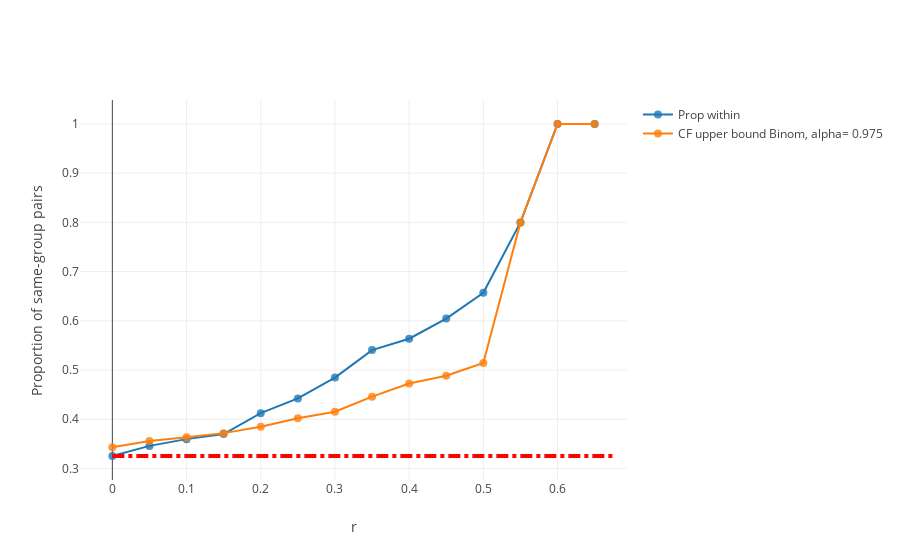

Here is the notebook cell this chart was saved with:
### Markdown cell above
### IV. Related pairs Within and Across groups


In this section we will see about getting something more linear out pairs of related individuals across groups.

We'll refer back to the matrix of pairwise genetic distances and do the following:

For increasing values of *r* we will plot the proportion of pairs of individuals equally or more related to that that fall within the same group.

Also, we will plot the 95% confidence interval for that estimate along the value of r. This is important because that interval will expand as the number of individuals decreases.

The function used will be the `scipy.stats.binom.interval(quantile,n,prob)`

### Code cell
### the matrix is 'Sev_sim_vector'
import math
from scipy.stats import fisher_exact
from scipy.stats import binom

conf_interval= .975
Fisher_threshold= .05

ub= []
Props= []
Rs= []
conf= []
Enes= []

for r in np.arange(min(Sev_sim_vector),max(Sev_sim_vector),.05):
    Classes = [int(x >= r) for x in Sev_sim_vector]
    within= len([x for x in range(len(Classes)) if Classes[x] == 1 and Group_share_vector[x] == 1])
    Prop_within= within / sum(Classes)
    
    Enes.append(sum(Classes))
    
    conf_int= binom.interval(conf_interval,sum(Classes),expected[1])[1] / sum(Classes)
    
    ub.append(conf_int)
    
    Props.append(Prop_within)
    Rs.append(r)

## plot
fig_linear= [go.Scatter(
    x= Rs,
    y= Props,
    type='scatter',
    mode= "point",
    name= 'Prop within',
    marker= {
    'line': {'width': 0},
    'size': 8,
    'symbol': 'circle',
  "opacity": .8
  }
)]

fig_linear.append(go.Scatter(
    x= Rs,
    y= ub,
    type='scatter',
    mode= "point",
    name= 'CF upper bound Binom, alpha= {}'.format(conf_interval),
    marker= {
    'size': 8,
    'symbol': 'circle',
  "opacity": .8
  }
))

layout= go.Layout(
    xaxis= dict(
        title= 'r'
    ),
    yaxis= dict(
        title= 'Proportion of same-group pairs'
    ),
    shapes= [{
        'type': 'line',
        'x0': min(Sev_sim_vector),
        'y0': expected[1],
        'x1': max(Sev_sim_vector),
        'y1': expected[1],
        'line': {
            'color': 'red',
            'width': 4,
            'dash': 'dashdot',
        },
    }],
)

fig = go.Figure(data=fig_linear,layout= layout)
iplot(fig)

### Figure 1 — Plotly figure (JSON) as saved in the notebook; plotly's stock layout.template omitted (floating-point values rounded to 4 significant figures)
{"data": [{"marker": {"line": {"width": 0}, "opacity": 0.8, "size": 8, "symbol": "circle"}, "mode": "point", "name": "Prop within", "type": "scatter", "x": [0, 0.05, 0.1, 0.15, 0.2, 0.25, 0.3, 0.35, 0.4, 0.45, 0.5, 0.55, 0.6, 0.65], "y": [0.3253, 0.3459, 0.3596, 0.3698, 0.4123, 0.4422, 0.4846, 0.5405, 0.5636, 0.6047, 0.6571, 0.8, 1, 1]}, {"marker": {"opacity": 0.8, "size": 8, "symbol": "circle"}, "mode": "point", "name": "CF upper bound Binom, alpha= 0.975", "type": "scatter", "x": [0, 0.05, 0.1, 0.15, 0.2, 0.25, 0.3, 0.35, 0.4, 0.45, 0.5, 0.55, 0.6, 0.65], "y": [0.3431, 0.3557, 0.3634, 0.3718, 0.3846, 0.402, 0.4154, 0.4459, 0.4727, 0.4884, 0.5143, 0.8, 1, 1]}], "layout": {"shapes": [{"line": {"color": "red", "dash": "dashdot", "width": 4}, "type": "line", "x0": 0, "x1": 0.6765, "y0": 0.3253, "y1": 0.3253}], "xaxis": {"title": "r"}, "yaxis": {"title": "Proportion of same-group pairs"}}}
